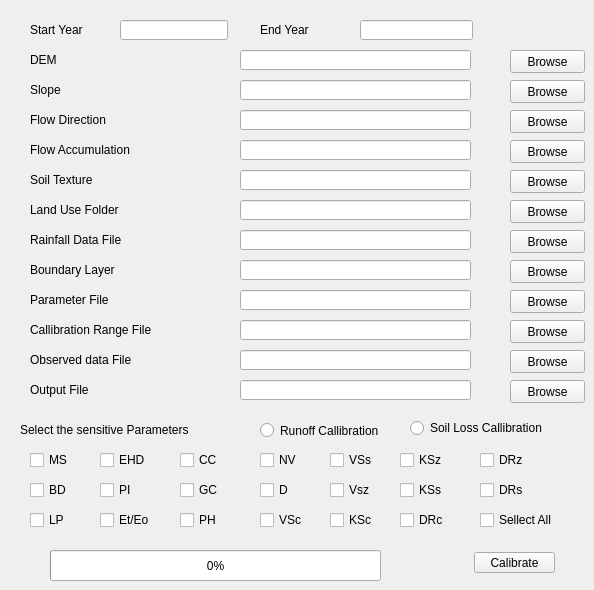
         <widget class="QWidget" name="Calibration">
          <attribute name="title">
           <string>Calibration</string>
          </attribute>
          <widget class="QLabel" name="LB_CA_SY">
           <property name="geometry">
            <rect>
             <x>30</x>
             <y>20</y>
             <width>66</width>
             <height>20</height>
            </rect>
           </property>
           <property name="text">
            <string>Start Year</string>
           </property>
          </widget>
          <widget class="QLabel" name="LB_CA_EY">
           <property name="geometry">
            <rect>
             <x>260</x>
             <y>20</y>
             <width>71</width>
             <height>20</height>
            </rect>
           </property>
           <property name="text">
            <string>End Year</string>
           </property>
          </widget>
          <widget class="QLineEdit" name="LE_CA_SY">
           <property name="geometry">
            <rect>
             <x>120</x>
             <y>20</y>
             <width>108</width>
             <height>20</height>
            </rect>
           </property>
          </widget>
          <widget class="QLineEdit" name="LE_CA_EY">
           <property name="geometry">
            <rect>
             <x>360</x>
             <y>20</y>
             <width>113</width>
             <height>20</height>
            </rect>
           </property>
          </widget>
          <widget class="QPushButton" name="MR_CA">
           <property name="geometry">
            <rect>
             <x>474</x>
             <y>552</y>
             <width>81</width>
             <height>21</height>
            </rect>
           </property>
           <property name="text">
            <string>Calibrate</string>
           </property>
          </widget>
          <widget class="QProgressBar" name="PG_CA">
           <property name="geometry">
            <rect>
             <x>50</x>
             <y>550</y>
             <width>331</width>
             <height>31</height>
            </rect>
           </property>
           <property name="value">
            <number>0</number>
           </property>
          </widget>
          <widget class="QPushButton" name="PB_CA_3">
           <property name="geometry">
            <rect>
             <x>510</x>
             <y>110</y>
             <width>75</width>
             <height>23</height>
            </rect>
           </property>
           <property name="text">
            <string>Browse</string>
           </property>
          </widget>
          <widget class="QPushButton" name="PB_CA_2">
           <property name="geometry">
            <rect>
             <x>510</x>
             <y>80</y>
             <width>75</width>
             <height>23</height>
            </rect>
           </property>
           <property name="text">
            <string>Browse</string>
           </property>
          </widget>
          <widget class="QPushButton" name="PB_CA_6">
           <property name="geometry">
            <rect>
             <x>510</x>
             <y>200</y>
             <width>75</width>
             <height>23</height>
            </rect>
           </property>
           <property name="text">
            <string>Browse</string>
           </property>
          </widget>
          <widget class="QPushButton" name="PB_CA_7">
           <property name="geometry">
            <rect>
             <x>510</x>
             <y>230</y>
             <width>75</width>
             <height>23</height>
            </rect>
           </property>
           <property name="text">
            <string>Browse</string>
           </property>
          </widget>
          <widget class="QLabel" name="LB_CA_6">
           <property name="geometry">
            <rect>
             <x>30</x>
             <y>200</y>
             <width>141</width>
             <height>20</height>
            </rect>
           </property>
           <property name="text">
            <string>Land Use Folder</string>
           </property>
          </widget>
          <widget class="QLabel" name="LB_CA_5">
           <property name="geometry">
            <rect>
             <x>30</x>
             <y>170</y>
             <width>131</width>
             <height>20</height>
            </rect>
           </property>
           <property name="text">
            <string>Soil Texture</string>
           </property>
          </widget>
          <widget class="QLabel" name="LB_CA_9">
           <property name="geometry">
            <rect>
             <x>30</x>
             <y>290</y>
             <width>161</width>
             <height>20</height>
            </rect>
           </property>
           <property name="text">
            <string>Parameter File</string>
           </property>
          </widget>
          <widget class="QLabel" name="LB_CA_2">
           <property name="geometry">
            <rect>
             <x>30</x>
             <y>80</y>
             <width>81</width>
             <height>20</height>
            </rect>
           </property>
           <property name="text">
            <string>Slope</string>
           </property>
          </widget>
          <widget class="QLabel" name="LB_CA_12">
           <property name="geometry">
            <rect>
             <x>30</x>
             <y>380</y>
             <width>81</width>
             <height>20</height>
            </rect>
           </property>
           <property name="text">
            <string>Output File</string>
           </property>
          </widget>
          <widget class="QPushButton" name="PB_CA_4">
           <property name="geometry">
            <rect>
             <x>510</x>
             <y>140</y>
             <width>75</width>
             <height>23</height>
            </rect>
           </property>
           <property name="text">
            <string>Browse</string>
           </property>
          </widget>
          <widget class="QLabel" name="LB_CA_4">
           <property name="geometry">
            <rect>
             <x>30</x>
             <y>140</y>
             <width>151</width>
             <height>20</height>
            </rect>
           </property>
           <property name="text">
            <string>Flow Accumulation</string>
           </property>
          </widget>
          <widget class="QPushButton" name="PB_CA_12">
           <property name="geometry">
            <rect>
             <x>510</x>
             <y>380</y>
             <width>75</width>
             <height>23</height>
            </rect>
           </property>
           <property name="text">
            <string>Browse</string>
           </property>
          </widget>
          <widget class="QPushButton" name="PB_CA_9">
           <property name="geometry">
            <rect>
             <x>510</x>
             <y>290</y>
             <width>75</width>
             <height>23</height>
            </rect>
           </property>
           <property name="text">
            <string>Browse</string>
           </property>
          </widget>
          <widget class="QLabel" name="LB_CA_7">
           <property name="geometry">
            <rect>
             <x>30</x>
             <y>230</y>
             <width>161</width>
             <height>20</height>
            </rect>
           </property>
           <property name="text">
            <string>Rainfall Data File</string>
           </property>
          </widget>
          <widget class="QPushButton" name="PB_CA_5">
           <property name="geometry">
            <rect>
             <x>510</x>
             <y>170</y>
             <width>75</width>
             <height>23</height>
            </rect>
           </property>
           <property name="text">
            <string>Browse</string>
           </property>
          </widget>
          <widget class="QPushButton" name="PB_CA_8">
           <property name="geometry">
            <rect>
             <x>510</x>
             <y>260</y>
             <width>75</width>
             <height>23</height>
            </rect>
           </property>
           <property name="text">
            <string>Browse</string>
           </property>
          </widget>
          <widget class="QLabel" name="LB_CA_1">
           <property name="geometry">
            <rect>
             <x>30</x>
             <y>50</y>
             <width>71</width>
             <height>20</height>
            </rect>
           </property>
           <property name="text">
            <string>DEM</string>
           </property>
          </widget>
          <widget class="QPushButton" name="PB_CA_1">
           <property name="geometry">
            <rect>
             <x>510</x>
             <y>50</y>
             <width>75</width>
             <height>23</height>
            </rect>
           </property>
           <property name="text">
            <string>Browse</string>
           </property>
          </widget>
          <widget class="QLabel" name="LB_CA_8">
           <property name="geometry">
            <rect>
             <x>30</x>
             <y>260</y>
             <width>171</width>
             <height>20</height>
            </rect>
           </property>
           <property name="text">
            <string>Boundary Layer</string>
           </property>
          </widget>
          <widget class="QLabel" name="LB_CA_3">
           <property name="geometry">
            <rect>
             <x>30</x>
             <y>110</y>
             <width>121</width>
             <height>20</height>
            </rect>
           </property>
           <property name="text">
            <string>Flow Direction</string>
           </property>
          </widget>
          <widget class="QCheckBox" name="RB_CA_KSz">
           <property name="geometry">
            <rect>
             <x>400</x>
             <y>450</y>
             <width>51</width>
             <height>20</height>
            </rect>
           </property>
           <property name="toolTip">
            <string>&lt;html&gt;&lt;head/&gt;&lt;body&gt;&lt;p&gt;Soil Detachability due to Raindrop for Silt&lt;/p&gt;&lt;/body&gt;&lt;/html&gt;</string>
           </property>
           <property name="text">
            <string>KSz</string>
           </property>
          </widget>
          <widget class="QCheckBox" name="RB_CA_D">
           <property name="geometry">
            <rect>
             <x>260</x>
             <y>480</y>
             <width>51</width>
             <height>20</height>
            </rect>
           </property>
           <property name="toolTip">
            <string>&lt;html&gt;&lt;head/&gt;&lt;body&gt;&lt;p&gt;Average plant Diameter&lt;/p&gt;&lt;/body&gt;&lt;/html&gt;</string>
           </property>
           <property name="text">
            <string>D</string>
           </property>
          </widget>
          <widget class="QCheckBox" name="RB_CA_BD">
           <property name="geometry">
            <rect>
             <x>30</x>
             <y>480</y>
             <width>61</width>
             <height>20</height>
            </rect>
           </property>
           <property name="toolTip">
            <string>&lt;html&gt;&lt;head/&gt;&lt;body&gt;&lt;p&gt;Bulk Density&lt;/p&gt;&lt;/body&gt;&lt;/html&gt;</string>
           </property>
           <property name="whatsThis">
            <string>&lt;html&gt;&lt;head/&gt;&lt;body&gt;&lt;p&gt;&lt;br/&gt;&lt;/p&gt;&lt;/body&gt;&lt;/html&gt;</string>
           </property>
           <property name="text">
            <string>BD</string>
           </property>
          </widget>
          <widget class="QCheckBox" name="RB_CA_NV_2">
           <property name="geometry">
            <rect>
             <x>260</x>
             <y>450</y>
             <width>51</width>
             <height>20</height>
            </rect>
           </property>
           <property name="toolTip">
            <string>&lt;html&gt;&lt;head/&gt;&lt;body&gt;&lt;p&gt;Number of Stems per unit Area&lt;/p&gt;&lt;/body&gt;&lt;/html&gt;</string>
           </property>
           <property name="text">
            <string>NV</string>
           </property>
          </widget>
          <widget class="QCheckBox" name="RB_CA_VSz">
           <property name="geometry">
            <rect>
             <x>330</x>
             <y>480</y>
             <width>41</width>
             <height>20</height>
            </rect>
           </property>
           <property name="toolTip">
            <string>&lt;html&gt;&lt;head/&gt;&lt;body&gt;&lt;p&gt;Settling velocity for silt&lt;/p&gt;&lt;/body&gt;&lt;/html&gt;</string>
           </property>
           <property name="text">
            <string>Vsz</string>
           </property>
          </widget>
          <widget class="QCheckBox" name="RB_CA_CC">
           <property name="geometry">
            <rect>
             <x>180</x>
             <y>450</y>
             <width>51</width>
             <height>20</height>
            </rect>
           </property>
           <property name="toolTip">
            <string>&lt;html&gt;&lt;head/&gt;&lt;body&gt;&lt;p&gt;Canopy Cover&lt;/p&gt;&lt;/body&gt;&lt;/html&gt;</string>
           </property>
           <property name="text">
            <string>CC</string>
           </property>
          </widget>
          <widget class="QLabel" name="LB_CA_13">
           <property name="geometry">
            <rect>
             <x>20</x>
             <y>420</y>
             <width>201</width>
             <height>20</height>
            </rect>
           </property>
           <property name="text">
            <string>Select the sensitive Parameters </string>
           </property>
          </widget>
          <widget class="QCheckBox" name="RB_CA_MS">
           <property name="geometry">
            <rect>
             <x>30</x>
             <y>450</y>
             <width>51</width>
             <height>20</height>
            </rect>
           </property>
           <property name="toolTip">
            <string>&lt;html&gt;&lt;head/&gt;&lt;body&gt;&lt;p&gt;Soil Moisture&lt;/p&gt;&lt;/body&gt;&lt;/html&gt;</string>
           </property>
           <property name="whatsThis">
            <string>&lt;html&gt;&lt;head/&gt;&lt;body&gt;&lt;p&gt;&lt;br/&gt;&lt;/p&gt;&lt;/body&gt;&lt;/html&gt;</string>
           </property>
           <property name="text">
            <string>MS</string>
           </property>
          </widget>
          <widget class="QCheckBox" name="RB_CA_EHD_2">
           <property name="geometry">
            <rect>
             <x>100</x>
             <y>450</y>
             <width>51</width>
             <height>20</height>
            </rect>
           </property>
           <property name="toolTip">
            <string>&lt;html&gt;&lt;head/&gt;&lt;body&gt;&lt;p&gt;Effective hydraulic depth&lt;/p&gt;&lt;/body&gt;&lt;/html&gt;</string>
           </property>
           <property name="text">
            <string>EHD</string>
           </property>
          </widget>
          <widget class="QCheckBox" name="RB_CA_KSc">
           <property name="geometry">
            <rect>
             <x>330</x>
             <y>510</y>
             <width>51</width>
             <height>20</height>
            </rect>
           </property>
           <property name="toolTip">
            <string>&lt;html&gt;&lt;head/&gt;&lt;body&gt;&lt;p&gt;Soil Detachability due to Raindrop for clay&lt;/p&gt;&lt;/body&gt;&lt;/html&gt;</string>
           </property>
           <property name="text">
            <string>KSc</string>
           </property>
          </widget>
          <widget class="QCheckBox" name="RB_CA_all">
           <property name="geometry">
            <rect>
             <x>480</x>
             <y>510</y>
             <width>81</width>
             <height>20</height>
            </rect>
           </property>
           <property name="text">
            <string>Sellect All</string>
           </property>
          </widget>
          <widget class="QCheckBox" name="RB_CA_LP">
           <property name="geometry">
            <rect>
             <x>30</x>
             <y>510</y>
             <width>51</width>
             <height>20</height>
            </rect>
           </property>
           <property name="toolTip">
            <string>&lt;html&gt;&lt;head/&gt;&lt;body&gt;&lt;p&gt;Lateral Permeability&lt;/p&gt;&lt;/body&gt;&lt;/html&gt;</string>
           </property>
           <property name="text">
            <string>LP</string>
           </property>
          </widget>
          <widget class="QCheckBox" name="RB_CA_VSc">
           <property name="geometry">
            <rect>
             <x>260</x>
             <y>510</y>
             <width>51</width>
             <height>20</height>
            </rect>
           </property>
           <property name="toolTip">
            <string>&lt;html&gt;&lt;head/&gt;&lt;body&gt;&lt;p&gt;Settling velocity for clay&lt;/p&gt;&lt;/body&gt;&lt;/html&gt;</string>
           </property>
           <property name="text">
            <string>VSc</string>
           </property>
          </widget>
          <widget class="QCheckBox" name="RB_CA_PH_2">
           <property name="geometry">
            <rect>
             <x>180</x>
             <y>510</y>
             <width>71</width>
             <height>20</height>
            </rect>
           </property>
           <property name="toolTip">
            <string>&lt;html&gt;&lt;head/&gt;&lt;body&gt;&lt;p&gt;Plant Height&lt;/p&gt;&lt;/body&gt;&lt;/html&gt;</string>
           </property>
           <property name="text">
            <string>PH</string>
           </property>
          </widget>
          <widget class="QCheckBox" name="RB_CA_VSs">
           <property name="geometry">
            <rect>
             <x>330</x>
             <y>450</y>
             <width>61</width>
             <height>20</height>
            </rect>
           </property>
           <property name="toolTip">
            <string>&lt;html&gt;&lt;head/&gt;&lt;body&gt;&lt;p&gt;Settling velocity for sand&lt;/p&gt;&lt;/body&gt;&lt;/html&gt;</string>
           </property>
           <property name="text">
            <string>VSs</string>
           </property>
          </widget>
          <widget class="QCheckBox" name="RB_CA_ETO">
           <property name="geometry">
            <rect>
             <x>100</x>
             <y>510</y>
             <width>61</width>
             <height>20</height>
            </rect>
           </property>
           <property name="toolTip">
            <string>&lt;html&gt;&lt;head/&gt;&lt;body&gt;&lt;p&gt;Ratio of actual to potential Evapotranspiration&lt;/p&gt;&lt;/body&gt;&lt;/html&gt;</string>
           </property>
           <property name="text">
            <string>Et/Eo</string>
           </property>
          </widget>
          <widget class="QCheckBox" name="RB_CA_GC_2">
           <property name="geometry">
            <rect>
             <x>180</x>
             <y>480</y>
             <width>61</width>
             <height>20</height>
            </rect>
           </property>
           <property name="toolTip">
            <string>&lt;html&gt;&lt;head/&gt;&lt;body&gt;&lt;p&gt;Ground Cover&lt;/p&gt;&lt;/body&gt;&lt;/html&gt;</string>
           </property>
           <property name="text">
            <string>GC</string>
           </property>
          </widget>
          <widget class="QCheckBox" name="RB_CA_PI_2">
           <property name="geometry">
            <rect>
             <x>100</x>
             <y>480</y>
             <width>51</width>
             <height>20</height>
            </rect>
           </property>
           <property name="toolTip">
            <string>&lt;html&gt;&lt;head/&gt;&lt;body&gt;&lt;p&gt;Permanent Interception&lt;/p&gt;&lt;/body&gt;&lt;/html&gt;</string>
           </property>
           <property name="text">
            <string>PI</string>
           </property>
          </widget>
          <widget class="QPushButton" name="PB_CA_11">
           <property name="geometry">
            <rect>
             <x>510</x>
             <y>350</y>
             <width>75</width>
             <height>23</height>
            </rect>
           </property>
           <property name="text">
            <string>Browse</string>
           </property>
          </widget>
          <widget class="QLabel" name="LB_CA_11">
           <property name="geometry">
            <rect>
             <x>30</x>
             <y>350</y>
             <width>141</width>
             <height>20</height>
            </rect>
           </property>
           <property name="text">
            <string>Observed data File</string>
           </property>
          </widget>
          <widget class="QLineEdit" name="LE_CA_1">
           <property name="geometry">
            <rect>
             <x>240</x>
             <y>50</y>
             <width>231</width>
             <height>20</height>
            </rect>
           </property>
          </widget>
          <widget class="QLineEdit" name="LE_CA_2">
           <property name="geometry">
            <rect>
             <x>240</x>
             <y>80</y>
             <width>231</width>
             <height>20</height>
            </rect>
           </property>
          </widget>
          <widget class="QLineEdit" name="LE_CA_3">
           <property name="geometry">
            <rect>
             <x>240</x>
             <y>110</y>
             <width>231</width>
             <height>20</height>
            </rect>
           </property>
          </widget>
          <widget class="QLineEdit" name="LE_CA_4">
           <property name="geometry">
            <rect>
             <x>240</x>
             <y>140</y>
             <width>231</width>
             <height>20</height>
            </rect>
           </property>
          </widget>
          <widget class="QLineEdit" name="LE_CA_5">
           <property name="geometry">
            <rect>
             <x>240</x>
             <y>170</y>
             <width>231</width>
             <height>20</height>
            </rect>
           </property>
          </widget>
          <widget class="QLineEdit" name="LE_CA_6">
           <property name="geometry">
            <rect>
             <x>240</x>
             <y>200</y>
             <width>231</width>
             <height>20</height>
            </rect>
           </property>
          </widget>
          <widget class="QLineEdit" name="LE_CA_7">
           <property name="geometry">
            <rect>
             <x>240</x>
             <y>230</y>
             <width>231</width>
             <height>20</height>
            </rect>
           </property>
          </widget>
          <widget class="QLineEdit" name="LE_CA_8">
           <property name="geometry">
            <rect>
             <x>240</x>
             <y>260</y>
             <width>231</width>
             <height>20</height>
            </rect>
           </property>
          </widget>
          <widget class="QLineEdit" name="LE_CA_9">
           <property name="geometry">
            <rect>
             <x>240</x>
             <y>290</y>
             <width>231</width>
             <height>20</height>
            </rect>
           </property>
          </widget>
          <widget class="QLineEdit" name="LE_CA_11">
           <property name="geometry">
            <rect>
             <x>240</x>
             <y>350</y>
             <width>231</width>
             <height>20</height>
            </rect>
           </property>
          </widget>
          <widget class="QLineEdit" name="LE_CA_12">
           <property name="geometry">
            <rect>
             <x>240</x>
             <y>380</y>
             <width>231</width>
             <height>20</height>
            </rect>
           </property>
          </widget>
          <widget class="QRadioButton" name="RB_CA_Q">
           <property name="geometry">
            <rect>
             <x>260</x>
             <y>420</y>
             <width>141</width>
             <height>21</height>
            </rect>
           </property>
           <property name="text">
            <string>Runoff Callibration</string>
           </property>
          </widget>
          <widget class="QRadioButton" name="RB_CA_SL">
           <property name="geometry">
            <rect>
             <x>410</x>
             <y>420</y>
             <width>161</width>
             <height>16</height>
            </rect>
           </property>
           <property name="text">
            <string>Soil Loss Callibration</string>
           </property>
          </widget>
          <widget class="QCheckBox" name="RB_CA_KSs">
           <property name="geometry">
            <rect>
             <x>400</x>
             <y>480</y>
             <width>51</width>
             <height>20</height>
            </rect>
           </property>
           <property name="toolTip">
            <string>&lt;html&gt;&lt;head/&gt;&lt;body&gt;&lt;p&gt;Soil Detachability due to Raindrop for Sand&lt;/p&gt;&lt;/body&gt;&lt;/html&gt;</string>
           </property>
           <property name="text">
            <string>KSs</string>
           </property>
          </widget>
          <widget class="QCheckBox" name="RB_CA_DRc">
           <property name="geometry">
            <rect>
             <x>400</x>
             <y>510</y>
             <width>51</width>
             <height>20</height>
            </rect>
           </property>
           <property name="toolTip">
            <string>&lt;html&gt;&lt;head/&gt;&lt;body&gt;&lt;p&gt;Detachment due to Runoff for clay&lt;/p&gt;&lt;/body&gt;&lt;/html&gt;</string>
           </property>
           <property name="text">
            <string>DRc</string>
           </property>
          </widget>
          <widget class="QCheckBox" name="RB_CA_DRz">
           <property name="geometry">
            <rect>
             <x>480</x>
             <y>450</y>
             <width>51</width>
             <height>20</height>
            </rect>
           </property>
           <property name="toolTip">
            <string>&lt;html&gt;&lt;head/&gt;&lt;body&gt;&lt;p&gt;Detachment due to Runoff for Silt&lt;/p&gt;&lt;/body&gt;&lt;/html&gt;</string>
           </property>
           <property name="text">
            <string>DRz</string>
           </property>
          </widget>
          <widget class="QCheckBox" name="RB_CA_DRs">
           <property name="geometry">
            <rect>
             <x>480</x>
             <y>480</y>
             <width>51</width>
             <height>20</height>
            </rect>
           </property>
           <property name="toolTip">
            <string>&lt;html&gt;&lt;head/&gt;&lt;body&gt;&lt;p&gt;Detachment due to Runoff for sand&lt;/p&gt;&lt;/body&gt;&lt;/html&gt;</string>
           </property>
           <property name="text">
            <string>DRs</string>
           </property>
          </widget>
          <widget class="QLineEdit" name="LE_CA_10">
           <property name="geometry">
            <rect>
             <x>240</x>
             <y>320</y>
             <width>231</width>
             <height>20</height>
            </rect>
           </property>
          </widget>
          <widget class="QLabel" name="LB_CA_10">
           <property name="geometry">
            <rect>
             <x>30</x>
             <y>320</y>
             <width>141</width>
             <height>20</height>
            </rect>
           </property>
           <property name="text">
            <string>Callibration Range File</string>
           </property>
          </widget>
          <widget class="QPushButton" name="PB_CA_10">
           <property name="geometry">
            <rect>
             <x>510</x>
             <y>320</y>
             <width>75</width>
             <height>23</height>
            </rect>
           </property>
           <property name="text">
            <string>Browse</string>
           </property>
          </widget>
         </widget>
